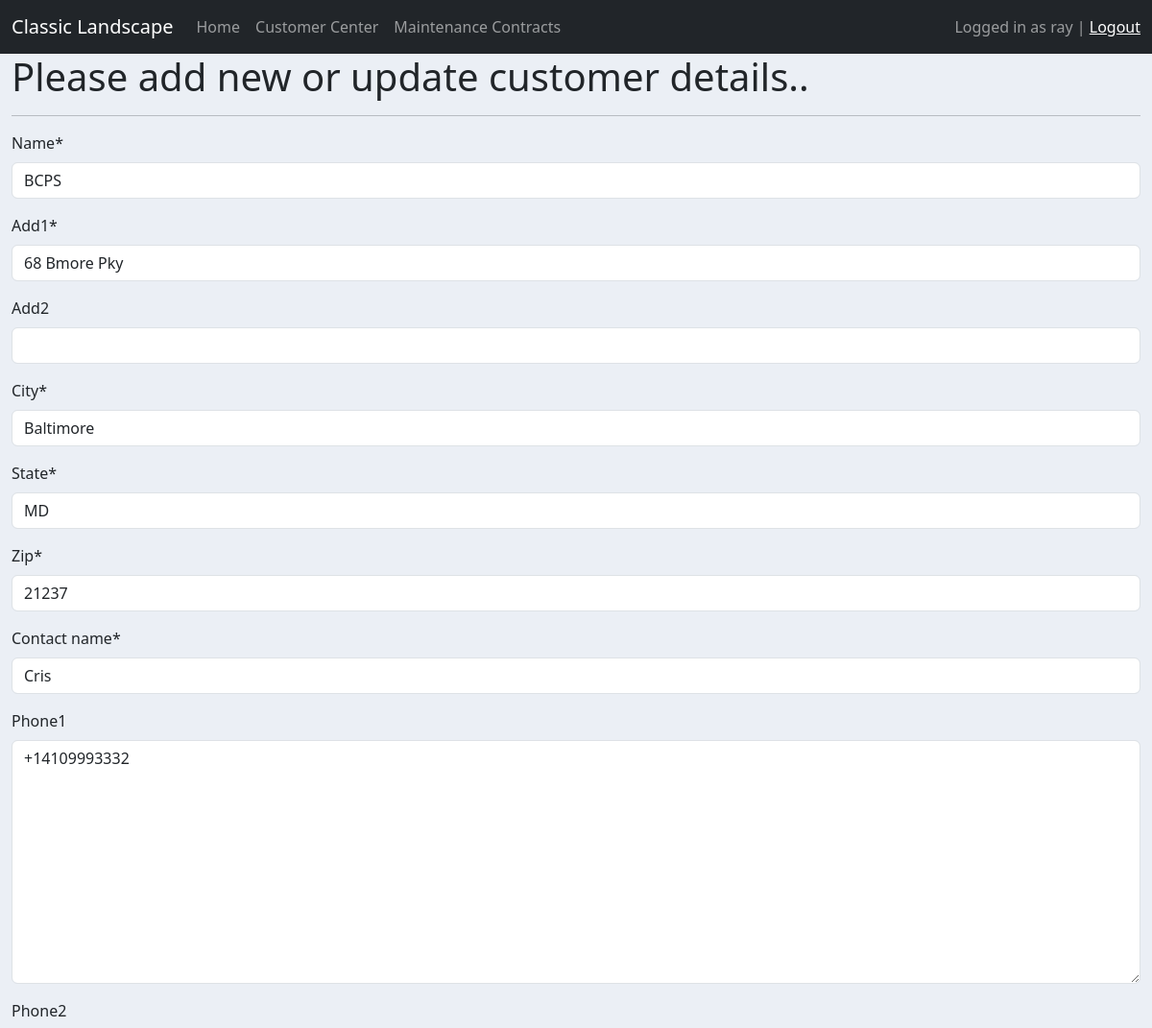
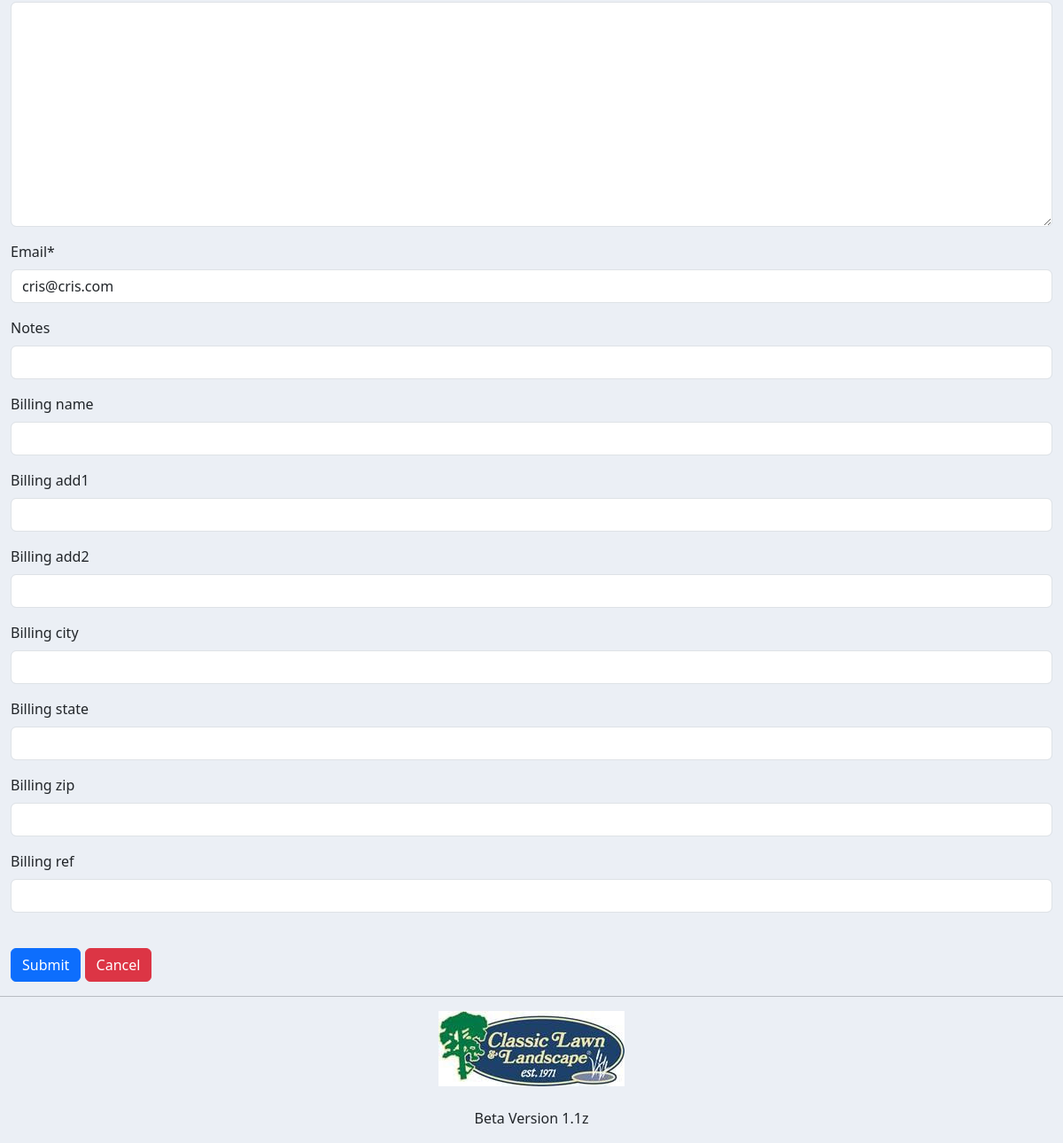
The app's page /update_customer/7/ (signed in) with its own data (2 pictures, top to bottom).
### maintenance/models.py (models this page shows, shortened)
class Customer(models.Model):
    name = models.CharField(max_length=128, null=True)
    add1 = models.CharField(max_length=128, null=True)
    add2 = models.CharField(max_length=128, null=True, blank=True)
    city = models.CharField(max_length=128, null=True)
    state = models.CharField(max_length=2, null=True, default="MD")
    zip = models.CharField(max_length=5, null=True)
    contact_name = models.CharField(max_length=100, null=True)
    phone1 = PhoneField(E164_only=False, blank=True, null=True)
    phone2 = PhoneField(blank=True, null=True)
    email = models.EmailField(max_length=254, null=True)
    date_created = models.DateTimeField(auto_now_add=True, null=True)
    notes = models.CharField(max_length=1024, null=True, blank=True)
    billing_name = models.CharField(max_length=128, blank=True, null=True)
    billing_add1 = models.CharField(max_length=128, blank=True, null=True)
    billing_add2 = models.CharField(max_length=128, blank=True, null=True)
    billing_city = models.CharField(max_length=128, blank=True, null=True)
    billing_state = models.CharField(max_length=2, blank=True, null=True)
    billing_zip = models.CharField(max_length=5, blank=True, null=True)
    billing_ref = models.CharField(max_length=128, blank=True, null=True)

### maintenance/views.py (the view)
@ login_required(login_url="/login")
def updateCustomer(request, pk):
    customer = Customer.objects.get(id=pk)
    form = CustomerForm(instance=customer)
    if request.method == 'POST':
        form = CustomerForm(request.POST, instance=customer)
        if form.is_valid():
            form.save()
            return redirect('customer', pk)
    context = {'form': form}
    return render(request, 'maintenance/customer_form.html', context)

### maintenance/forms.py
class CustomerForm(ModelForm):
    class Meta:
        model = Customer
        fields = '__all__'

### maintenance/templates/maintenance/customer_form.html (shortened to what this page needs)
{% extends 'maintenance/main.html' %}
{% load static %}
{% load humanize %}
{% load crispy_forms_filters %}
{% block content %}
<h1>Please add new or update customer details..</h1>
<hr>
<body>
    <form actions="" method="POST">
        <div class="row">
            <div class="col-sm-12">
                {{form|crispy}}
                </table><BR>
                <input class="btn btn-primary" type="submit" name="Submit">
                <a class="btn btn-danger" href="{% url 'customers' %}">Cancel</a>
            </div>
        </div>
    </form>
</body>
{% endblock %}

### maintenance/templates/maintenance/navbar.html (shortened to what this page needs)
{% load static %}
<nav class="navbar navbar-expand-lg navbar-dark bg-dark">
  <div class="container-fluid">
    <a class="navbar-brand" href="#">Classic Landscape</a>
    <div class="collapse navbar-collapse" id="navbarText">
      <ul class="navbar-nav me-auto mb-2 mb-lg-0">
        <li class="nav-item">
          <a class="nav-link" aria-current="page" href="/home">Home</a>
        </li>
        <li class="nav-item">
          <a class="nav-link" href="/customers">Customer Center</a>
        </li>
        <li class="nav-item">
          <a class="nav-link" href="/maintenance/">Maintenance Contracts</a>
        </li>
      </ul>
      <span class="navbar-text">
      {% if user.is_authenticated %}
      <span class="hello-msg">Logged in as {{user.username}} | <a href="/logout">Logout</a></span>
      {% else %}
        <a href="/login">Login</a>
      {% endif%}
      </span>
    </div>
  </div>
</nav>

### static/css/main.css (style rules this page uses)
body { background-color: #ebeff5; }

### records on screen
Customer: name "BCPS", add1 "68 Bmore Pky", city "Baltimore", state "MD", zip "21237", contact_name "Cris", phone1 "+14109993332", email "cris@cris.com"

### other values on screen
{{ user.username }} "ray"
